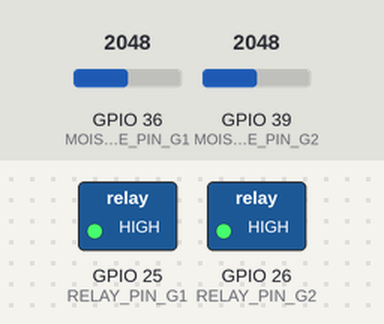
A sketch run on a simulated ESP32. On the bench: switched loads named in the sketch (green lamp = pin HIGH). The test bench sets the inputs (shaded band); at power-on: GPIO 36 (MOISTURE_PIN_G1) = 2048, GPIO 39 (MOISTURE_PIN_G2) = 2048. WiFi joins after 1.5 s; servers stay silent unless stated; what the sketch prints to the serial monitor is not drawn.

Above: at 2.7 s.
2.8 s: GPIO 36 (MOISTURE_PIN_G1) set to 3146
4.7 s: GPIO 36 (MOISTURE_PIN_G1) set to 3235
At 6.2 s:
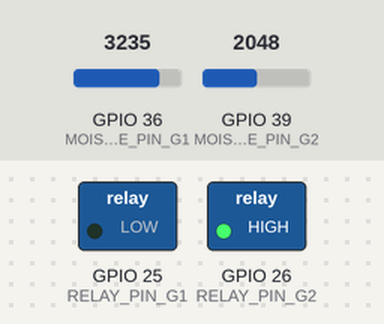
7.0 s: GPIO 39 (MOISTURE_PIN_G2) set to 3131
8.7 s: GPIO 39 (MOISTURE_PIN_G2) set to 3211
At 10.5 s:
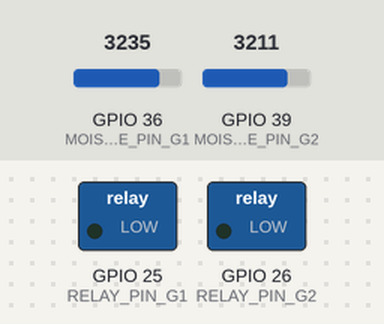
11.0 s: GPIO 36 (MOISTURE_PIN_G1) set to 2866
At 12.0 s:
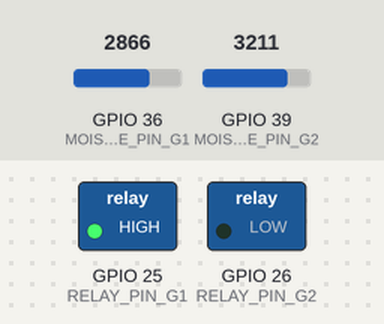
Timing chart, 0 to 14.0 s (numbered marks = the images above; inputs shaded):
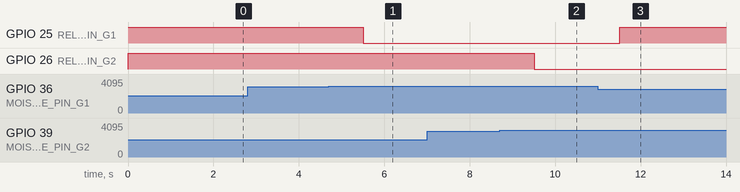

Measured:
- the behaviour switches between 3177 and 3178 on GPIO 36 (MOISTURE_PIN_G1) (found by bisection; images 0 and 1)
- the behaviour switches between 3177 and 3178 on GPIO 39 (MOISTURE_PIN_G2) (found by bisection; images 1 and 2)
- after the input at 2.8 s, every drawn part: stays the same
- after the input at 4.7 s, GPIO 25 (RELAY_PIN_G1): HIGH → LOW after 0.81 s
- after the input at 7.0 s, every drawn part: stays the same
- after the input at 8.7 s, GPIO 26 (RELAY_PIN_G2): HIGH → LOW after 0.81 s
- after the input at 11.0 s, GPIO 25 (RELAY_PIN_G1): LOW → HIGH after 0.51 s

The sketch:

ArduinoESP__AquaSpray.ino
```cpp
#include <WiFi.h>
#include <WiFiClient.h>
#include <WebServer.h>
#include <ESPmDNS.h>
#include <DHT.h>

// --- Configuration: WiFi Credentials ---
const char *ssid = "My-Network";
const char *password = "chaker123456";

// --- Configuration: Pin Definitions ---

// DHT Sensor Pin (GPIO 4 is often safe to use)
const int DHT_PIN = 4;
#define DHTTYPE DHT11 // DHT 11 sensor type
DHT dht(DHT_PIN, DHTTYPE);

// Analog pins for Moisture Sensors (Adjust pins based on your ESP32 board)
const int MOISTURE_PIN_G1 = 36; // Typically ADC1_CH0
const int MOISTURE_PIN_G2 = 39; // Typically ADC1_CH3

// Digital pins to control the Relays (Active LOW relays assumed: LOW = ON, HIGH = OFF)
const int RELAY_PIN_G1 = 25;
const int RELAY_PIN_G2 = 26;

// --- Configuration: Calibration Values ---
// ADJUST THESE VALUES FOR YOUR SENSOR (ESP32 ADC is 0-4095)
const int DRY_CALIBRATION = 4095; // Max reading when sensor is fully dry (low moisture)
const int WET_CALIBRATION = 1800; // Reading when sensor is submerged (high moisture)
// The threshold (in percentage) to consider the soil "dry" and trigger irrigation
const int DRY_THRESHOLD_PERCENT = 40;

// --- Global Variables and Server Setup ---
WebServer server(80);

// --- Function Prototypes ---
float readDHTTemperature();
float readDHTHumidity();
int readMoisturePercent(int pin);
String controlAndGetIrrigationStatus(int moisturePercent, int relayPin);
String getMoistureState(int percent);
void handleRoot();

// --- Main HTTP Handler Function ---
void handleRoot() {

  // 1. Read all sensor values
  float t = readDHTTemperature();
  float h = readDHTHumidity();
  int moisturePercent1 = readMoisturePercent(MOISTURE_PIN_G1);
  int moisturePercent2 = readMoisturePercent(MOISTURE_PIN_G2);

  // 2. Control Relays and get status
  String irrigationStatus1 = controlAndGetIrrigationStatus(moisturePercent1, RELAY_PIN_G1);
  String irrigationStatus2 = controlAndGetIrrigationStatus(moisturePercent2, RELAY_PIN_G2); // Corrected function call

  // 3. Determine Garden States
  String state1 = getMoistureState(moisturePercent1);
  String state2 = getMoistureState(moisturePercent2);

  // 4. Serial Monitor Output
  Serial.println("--- AquaSpray Dashboard Data ---");
  Serial.print("DHT: Temp="); Serial.print(t); Serial.print("C, Humidity="); Serial.print(h); Serial.println("%");
  Serial.print("Garden 1: Moisture="); Serial.print(moisturePercent1); Serial.print("% ("); Serial.print(state1); Serial.print("), Irrigation:"); Serial.println(irrigationStatus1);
  Serial.print("Garden 2: Moisture="); Serial.print(moisturePercent2); Serial.print("% ("); Serial.print(state2); Serial.print("), Irrigation:"); Serial.println(irrigationStatus2);

  char msg[3000];

  // 5. HTML Content for Web Dashboard (Includes inline-block CSS for side-by-side garden views)
  snprintf(msg, 3000,
           "<html>\
  <head>\
    <meta http-equiv='refresh' content='10'/>\
    <meta name='viewport' content='width=device-width, initial-scale=1'>\
    <link rel='stylesheet' href='https://use.fontawesome.com/releases/v5.7.2/css/all.css' integrity='sha384-fnmOCqbTlWIlj8LyTjo7mOUStjsKC4pOpQbqyi7RrhN7udi9RwhKkMHpvLbHG9Sr' crossorigin='anonymous'>\
    <title>AquaSpray Dashboard</title>\
    <style>\
    html { font-family: Arial; display: inline-block; margin: 0px auto; text-align: center;}\
    h2 { font-size: 2.5rem; color: #008744;}\
    \
    /* Container for DHT data */\
    .dht-container { margin-bottom: 20px; padding: 10px; border: 1px solid #ddd; border-radius: 8px;}\
    \
    /* Style for the individual garden blocks (Inline-Block) */\
    .garden-data { \
        display: inline-block; /* KEY: Makes blocks line up horizontally */\
        width: 45%%; /* Occupy less than half the screen */\
        min-width: 250px; /* Minimum size before wrapping */\
        margin: 10px; \
        padding: 15px; \
        border: 2px solid #008744; \
        border-radius: 12px; \
        box-shadow: 0 4px 8px rgba(0,0,0,0.1);\
        background-color: #f9fffb;\
    }\
    \
    .label { font-size: 1.5rem; vertical-align:middle; padding-bottom: 5px; font-weight: bold;}\
    .value { font-size: 2.0rem;}\
    .units { font-size: 1.2rem;}\
    .wet { color: #00add6; }\
    .dry { color: #ca3517; }\
    .on { color: green; font-weight: bold;}\
    .off { color: gray; font-weight: bold;}\
    </style>\
  </head>\
  <body>\
      <h2>💧 AquaSpray Dashboard 🌡️</h2>\
      \
      \
      <div class='dht-container'>\
        <p>\
          <i class='fas fa-thermometer-half' style='color:#ca3517;'></i>\
          <span class='label'>Temperature</span>\
          <span class='value'>%.2f</span>\
          <sup class='units'>&deg;C</sup>\
        </p>\
        <p>\
          <i class='fas fa-tint' style='color:#00add6;'></i>\
          <span class='label'>Humidity</span>\
          <span class='value'>%.2f</span>\
          <sup class='units'>&percnt;</sup>\
        </p>\
      </div>\
      \
      \
      <div class='garden-data'>\
        <p class='label'>**GARDEN 1**</p>\
        <p class='label'>Moisture: <span class='value %s'>%d%%</span></p>\
        <p class='label'>State: <span class='%s'>%s</span></p>\
        <p class='label'>Irrigation: <span class='%s'>%s</span></p>\
      </div>\
      \
      \
      <div class='garden-data'>\
        <p class='label'>**GARDEN 2**</p>\
        <p class='label'>Moisture: <span class='value %s'>%d%%</span></p>\
        <p class='label'>State: <span class='%s'>%s</span></p>\
        <p class='label'>Irrigation: <span class='%s'>%s</span></p>\
      </div>\
      \
  </body>\
</html>",
           // DHT Values
           t, h,

           // Garden 1 values
           (state1 == "Wet" ? "wet" : "dry"), moisturePercent1,
           (state1 == "Wet" ? "wet" : "dry"), state1.c_str(),
           (irrigationStatus1 == "ON" ? "on" : "off"), irrigationStatus1.c_str(),

           // Garden 2 values
           (state2 == "Wet" ? "wet" : "dry"), moisturePercent2,
           (state2 == "Wet" ? "wet" : "dry"), state2.c_str(),
           (irrigationStatus2 == "ON" ? "on" : "off"), irrigationStatus2.c_str()
          );
  server.send(200, "text/html", msg);
}

// --- Sensor Reading Functions ---

// Reads Temperature from DHT11
float readDHTTemperature() {
  float t = dht.readTemperature();
  if (isnan(t)) {
    return -1.0;
  }
  return t;
}

// Reads Humidity from DHT11
float readDHTHumidity() {
  float h = dht.readHumidity();
  if (isnan(h)) {
    return -1.0;
  }
  return h;
}

// Reads the analog moisture value and converts it to a percentage (0-100)
int readMoisturePercent(int pin) {
  int rawValue = analogRead(pin);

  // Map the raw value to a percentage (0-100)
  int percentage = map(rawValue, DRY_CALIBRATION, WET_CALIBRATION, 0, 100);

  return constrain(percentage, 0, 100);
}

// --- Logic Functions ---

// Determines the state (Wet/Dry) based on the moisture percentage
String getMoistureState(int percent) {
  if (percent < DRY_THRESHOLD_PERCENT) {
    return "Dry";
  } else {
    return "Wet";
  }
}

// Controls the relay based on moisture percentage and returns the status string
String controlAndGetIrrigationStatus(int moisturePercent, int relayPin) {
    // We assume Active LOW relays (LOW = ON, HIGH = OFF)
    if (moisturePercent < DRY_THRESHOLD_PERCENT) {
        digitalWrite(relayPin, LOW); // Turn ON pump
    } else {
        digitalWrite(relayPin, HIGH); // Turn OFF pump
    }

    // Return the current status for display
    return (digitalRead(relayPin) == LOW) ? "ON" : "OFF";
}

// --- Setup Function ---
void setup(void) {
  Serial.begin(115200);
  dht.begin();

  // Set up relay pins as OUTPUT and ensure they are OFF initially (Active LOW -> HIGH)
  pinMode(RELAY_PIN_G1, OUTPUT);
  pinMode(RELAY_PIN_G2, OUTPUT);
  digitalWrite(RELAY_PIN_G1, HIGH);
  digitalWrite(RELAY_PIN_G2, HIGH);

  // Set up moisture pins as INPUT
  pinMode(MOISTURE_PIN_G1, INPUT);
  pinMode(MOISTURE_PIN_G2, INPUT);

  // --- WiFi Connection ---
  WiFi.mode(WIFI_STA);
  WiFi.begin(ssid, password);
  Serial.println("\nConnecting to WiFi...");

  while (WiFi.status() != WL_CONNECTED) {
    delay(500);
    Serial.print(".");
  }

  Serial.println("\n");
  Serial.print("Connected to ");
  Serial.println(ssid);
  Serial.print("IP address: ");
  Serial.println(WiFi.localIP());

  // --- mDNS and Server Setup ---
  if (MDNS.begin("aquaspray")) {
    Serial.println("MDNS responder started at http://aquaspray.local");
  }
  server.on("/", handleRoot);

  server.begin();
  Serial.println("HTTP server started");
}

// --- Loop Function ---
void loop(void) {
  // 1. Control Garden 1 Irrigation
  int moisturePercent1 = readMoisturePercent(MOISTURE_PIN_G1);
  controlAndGetIrrigationStatus(moisturePercent1, RELAY_PIN_G1);

  // 2. Control Garden 2 Irrigation
  int moisturePercent2 = readMoisturePercent(MOISTURE_PIN_G2);
  controlAndGetIrrigationStatus(moisturePercent2, RELAY_PIN_G2);

  // 3. Handle web server requests
  server.handleClient();
  delay(1000);
}
```
